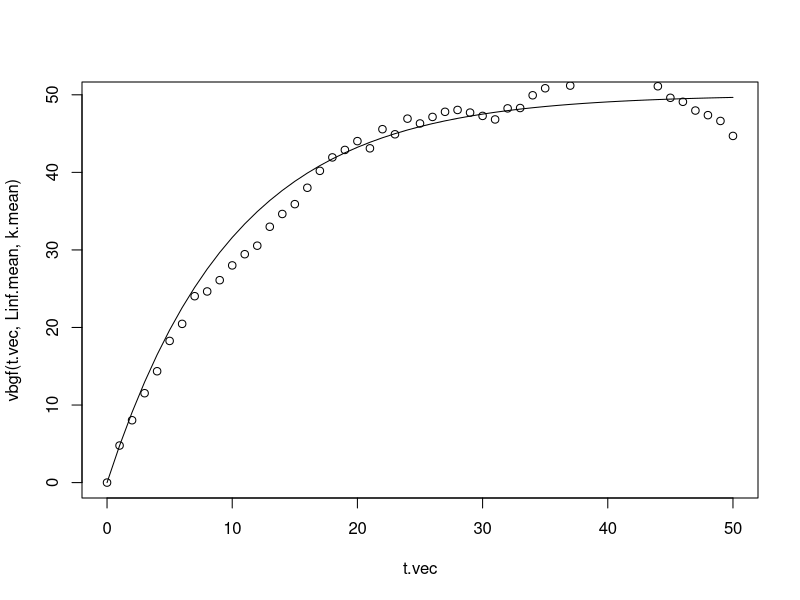

Reproduce this figure in R.
## This file generates random growth data for fitting

## See Pilling et al (2002) equation 3 for generating these data

## true average population parameters
Linf.mean <- 50
k.mean <- .1
t0 <- 0
Nfish <- 10                             # number of individual fish
Ntime <- 50
Linf.sigma <- .01
k.sigma <- .01
obs.sigma <- 1
Linf.vec <- rnorm(n=Nfish, mean=Linf.mean, sd=Linf.sigma)
k.vec <- rnorm(n=Nfish, mean=k.mean, sd=k.sigma)
vbgf <- function(t.vec, Linf, k, t0=0) Linf*(1-exp(-k*(t.vec-t0)))
t.vec <- 0:Ntime
plot(t.vec, vbgf(t.vec, Linf.mean, k.mean), type='l')

#' @param Linf An individual Linf, randomly generated
#' @param k An individual k, randomly generated
#' @param increment a single time increment, usually 1
#' @param Lt The length in the previous time period
vbgf.inc <- function(Lt, increment, Linf, k){
    Linf*(1-exp(-k*increment))+
        Lt*(exp(-k*increment))+ rnorm(1, 0, obs.sigma)
}

y <- vector(length=length(t.vec))
y[1] <- 0
for(tt in 2:(Ntime+ 1)){
    y[tt] <- vbgf.inc(y[tt-1], 1, Linf.mean, k.mean)
}
points(t.vec, y)
